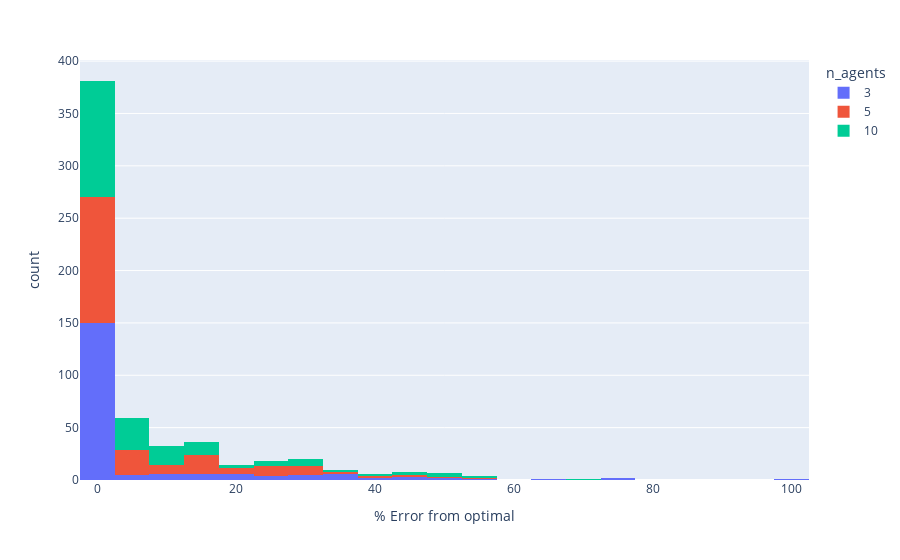

The code cell stored with this chart in its notebook:
### Code cell
import plotly.express as px
fig = px.histogram(experiment.loc[experiment['n_agents'].isin([3,5,10]), :], x='error_auction',
                   color='n_agents', labels={'error_auction':'% Error from optimal'})
fig.show()

### Figure 1 — Plotly figure (JSON) as saved in the notebook; plotly's stock layout.template omitted (floating-point values rounded to 4 significant figures; data arrays with more than 128 entries replaced by an {"elided": "..."} marker saying what was removed)
{"data": [{"alignmentgroup": "True", "bingroup": "x", "hovertemplate": "n_agents=3<br>% Error from optimal=%{x}<br>count=%{y}<extra></extra>", "legendgroup": "3", "marker": {"color": "#636efa", "pattern": {"shape": ""}}, "name": "3", "offsetgroup": "3", "orientation": "v", "showlegend": true, "x": {"elided": "200 float values"}, "xaxis": "x", "yaxis": "y", "type": "histogram"}, {"alignmentgroup": "True", "bingroup": "x", "hovertemplate": "n_agents=5<br>% Error from optimal=%{x}<br>count=%{y}<extra></extra>", "legendgroup": "5", "marker": {"color": "#EF553B", "pattern": {"shape": ""}}, "name": "5", "offsetgroup": "5", "orientation": "v", "showlegend": true, "x": {"elided": "200 float values"}, "xaxis": "x", "yaxis": "y", "type": "histogram"}, {"alignmentgroup": "True", "bingroup": "x", "hovertemplate": "n_agents=10<br>% Error from optimal=%{x}<br>count=%{y}<extra></extra>", "legendgroup": "10", "marker": {"color": "#00cc96", "pattern": {"shape": ""}}, "name": "10", "offsetgroup": "10", "orientation": "v", "showlegend": true, "x": {"elided": "200 float values"}, "xaxis": "x", "yaxis": "y", "type": "histogram"}], "layout": {"xaxis": {"anchor": "y", "domain": [0.0, 1.0], "title": {"text": "% Error from optimal"}}, "yaxis": {"anchor": "x", "domain": [0.0, 1.0], "title": {"text": "count"}}, "legend": {"title": {"text": "n_agents"}, "tracegroupgap": 0}, "margin": {"t": 60}, "barmode": "relative"}}
